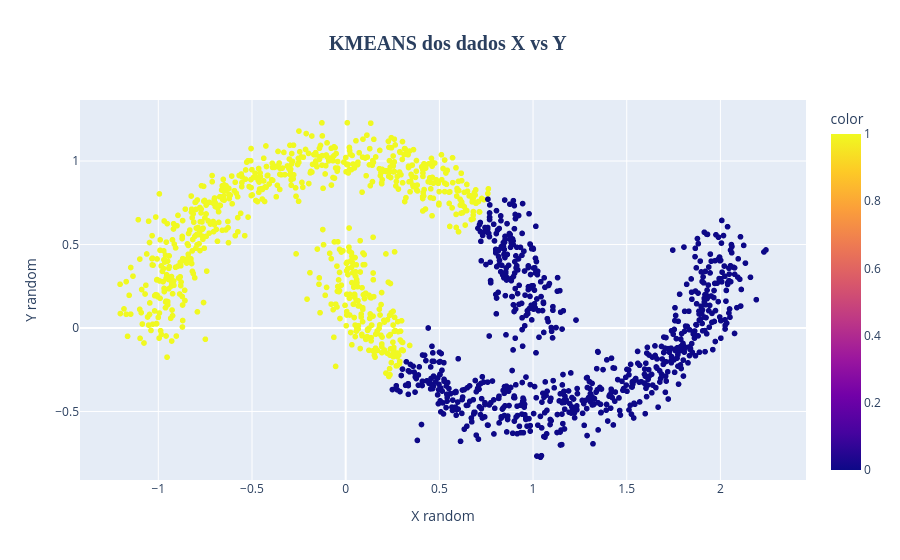

Here is the notebook cell this chart was saved with:
### Markdown cell above
# KMEANS

### Code cell
from sklearn.cluster import KMeans
kmeans = KMeans(n_clusters=2) # 2 clusters
rotulos = kmeans.fit_predict(X_random) # previsão e modelar
print(set(rotulos))
grafico = px.scatter(x = X_random[:,0], y = X_random[:, 1], color = rotulos, title='<b>KMEANS dos dados X vs Y </b>')

grafico.update_layout(
    xaxis_title_text='X random',
    yaxis_title_text='Y random',
    # padrão o título
    title_font_size=20,  # Define o tamanho da fonte do título
    title_font_family='Arial Black', # Uma fonte mais grossa
    title_x=0.5 # Centraliza o título no gráfico
)

grafico.show()
grafico.write_html("Figuras/19-5_grafico3.html")

### Figure 1 — Plotly figure (JSON) as saved in the notebook; plotly's stock layout.template omitted (floating-point values rounded to 4 significant figures; data arrays with more than 128 entries replaced by an {"elided": "..."} marker saying what was removed)
{"data": [{"hovertemplate": "x=%{x}<br>y=%{y}<br>color=%{marker.color}<extra></extra>", "legendgroup": "", "marker": {"color": {"elided": "1500 int values"}, "coloraxis": "coloraxis", "symbol": "circle"}, "mode": "markers", "name": "", "showlegend": false, "type": "scattergl", "x": {"elided": "1500 float values"}, "xaxis": "x", "y": {"elided": "1500 float values"}, "yaxis": "y"}], "layout": {"autosize": true, "coloraxis": {"colorbar": {"title": {"text": "color"}}, "colorscale": [[0, "#0d0887"], [0.1111, "#46039f"], [0.2222, "#7201a8"], [0.3333, "#9c179e"], [0.4444, "#bd3786"], [0.5556, "#d8576b"], [0.6667, "#ed7953"], [0.7778, "#fb9f3a"], [0.8889, "#fdca26"], [1, "#f0f921"]]}, "legend": {"tracegroupgap": 0}, "title": {"font": {"family": "Arial Black", "size": 20}, "text": "<b>KMEANS dos dados X vs Y </b>", "x": 0.5}, "xaxis": {"anchor": "y", "autorange": true, "domain": [0, 1], "range": [-1.413, 2.452], "title": {"text": "X random"}, "type": "linear"}, "yaxis": {"anchor": "x", "autorange": true, "domain": [0, 1], "range": [-0.9396, 1.395], "title": {"text": "Y random"}, "type": "linear"}}}
